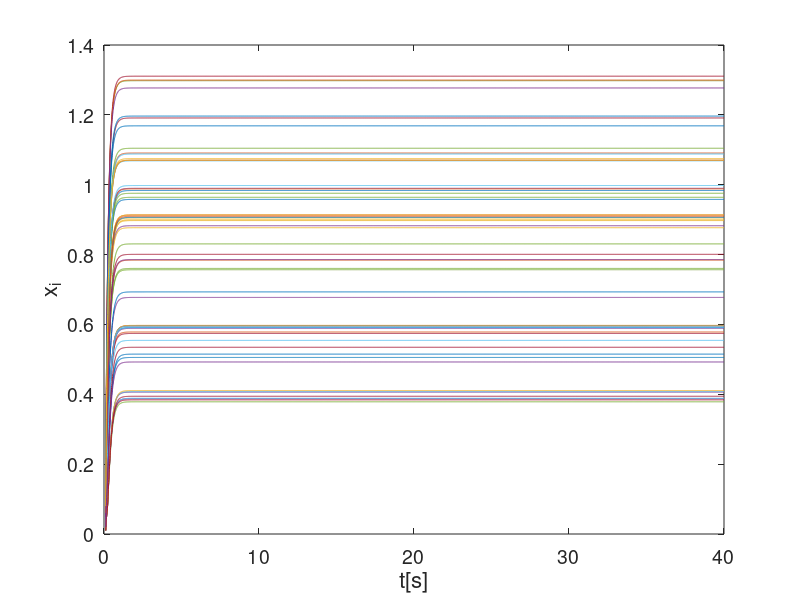

Here is the MATLAB script that generated this plot: (Note: this script raises an error after producing the figure.)
clc
close all

N = 60;%number of neurons
%the condition 2&3&4 are satisfied with the following chosen parameters
c = 10;
w1 = zeros(N,N);%the weights for the delayed communication
w2 = 0.15*rand(N,N);%the weights for the delayed communication
%define the simulation time
time = 40;tg = 0.01;t = 0:tg:time;lengtht = size(t,2);
d = 11;%communication delay=(d-1)*tg
dis = zeros(lengtht,N);
perturbedID = randsample(N,N-5);%select the N-5 perturbed neurons
%disturbance in time interval [5s,6s] and [15s,16s]
for i = 1:N-5
    dis(1501+d:1601+d,perturbedID(i))=10*rand(1);
    dis(501+d:601+d,perturbedID(i))=10*rand(1);
end
u = randi(10,N,1);%the constant interger input
x = zeros(lengtht,N);%initial state
%% equilibrium
for i = d+1:lengtht
    for j = 1:N
        dotx(i,j) = -c*x(i-1,j)+w1(j,:)*tanh(x(i-1,:))'+w2(j,:)*tanh(x(i-d,:))'+u(j);
        x(i,j) = x(i-1,j)+dotx(i,j)*tg;
    end
end
figure
for i = 1:N
    plot(t(d+1:end),x(d+1:end,i));hold on
end
set(gca,'FontSize',14);xlabel('t[s]','FontSize',16);ylabel('x_i','FontSize',16)
%compute the equilibrium
y = sym('y',[1 N]);
xequ = struct2array(solve(-c*eye(N)*y'+w1*tanh(y)'+w2*tanh(y)'+u==zeros(N,1)));
%% perturbed network
for i = d+1:lengtht
    for j = 1:N
        dotx(i,j) = -c*x(i-1,j)+w1(j,:)*tanh(x(i-1,:))'+w2(j,:)*tanh(x(i-d,:))'+u(j)+dis(i,j);
        x(i,j) = x(i-1,j)+dotx(i,j)*tg;
    end
end
figure
for i = 1:N
    if any(i==perturbedID)
        ln1 = plot(t(d+1:end),(x(d+1:end,i)-xequ(i)),'k');hold on
    else
        ln2 = plot(t(d+1:end),(x(d+1:end,i)-xequ(i)),'r');
    end
end
set(gca,'FontSize',14);xlabel('t[s]','FontSize',16);ylabel('Deviation','FontSize',16)
legend([ln1,ln2],{'Perturbed neurons','Unperturbed neurons'})